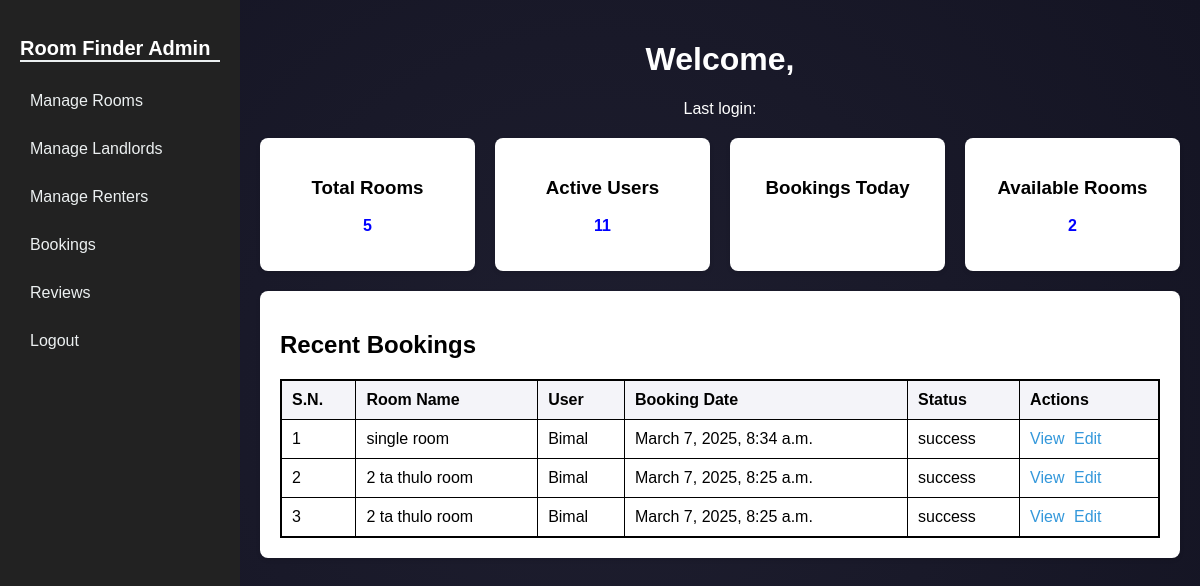
Page /admin_dashboard on the committed database.
### Renter/models.py (models this page shows, shortened)
class Booking(models.Model):
    PENDING = 'Pending'
    APPROVED = 'Approved'
    REJECTED = 'Rejected'
    STATUS_CHOICES = [
        (PENDING, 'Pending'),
        (APPROVED, 'Approved'),
        (REJECTED, 'Rejected'),
    ]
    room = models.ForeignKey(Room, on_delete=models.CASCADE, related_name='bookings')
    renter = models.ForeignKey(Renter, on_delete=models.CASCADE, related_name='bookings')
    booking_date = models.DateTimeField(auto_now_add=True, null=True)
    move_in_date = models.DateField()
    status = models.CharField(max_length=10, choices=STATUS_CHOICES, default=PENDING, null=True)
    rental_duration = models.CharField(help_text="Duration in months", max_length=40)
    payment_status = models.BooleanField(default=False)
    approved = models.BooleanField(default=False, null=True)
    payment_amount = models.DecimalField(max_digits=10, decimal_places=2, default=0.00, null=True)  # New field for payment amount

class Renter(models.Model):
    user = models.OneToOneField(User, on_delete=models.CASCADE, related_name='renter')
    contact_number = models.CharField(max_length=15)
    preferred_location = models.CharField(max_length=255, null=True, blank=True)
    profile_picture = models.ImageField(upload_to='renter_pictures/', null=True, blank=True)
    is_renter = models.BooleanField(default=True, null=True)

### Landlord/models.py (models this page shows, shortened)
class Room(models.Model):
    ROOM_TYPE = [
        ('Single', 'Single'),
        ('Double', 'Double'),
        ('Flat', 'Flat'),
    ]
    owner = models.ForeignKey(Landlord, on_delete=models.CASCADE, null=True)
    title = models.CharField(max_length=255)
    price = models.DecimalField(max_digits=10, decimal_places=2)
    location = models.CharField(max_length=255)
    description = models.TextField()
    room_type = models.CharField(choices=ROOM_TYPE, max_length=10, null=True, default="Single")
    is_available = models.BooleanField(default=True)
    image = models.ManyToManyField('RoomImage', related_name='rooms')
    total_booked_amount = models.DecimalField(max_digits=10, decimal_places=2, default=0.00, null=True)

### ROOM_FINDER/views.py (the view)
# urls.py: path('admin_dashboard', admin_dashboard, name='admin_home'),
def admin_dashboard(request):
    landlords_list = Landlord.objects.all().count()
    renters_list = Renter.objects.all()
    rooms = Room.objects.all().count()
    total_users = User.objects.all().count()
    available_rooms = Room.objects.filter(is_available=True).count()
    recent_bookings = Booking.objects.all().order_by('-booking_date')
    context = {
        'landlords_list' : landlords_list,
        'renters_list' : renters_list,
        'total_rooms' : rooms,
        'active_users' : total_users,
        'available_rooms' : available_rooms,
        'recent_bookings': recent_bookings,
    }
    return render(request, 'admin_home.html', context)

### ROOM_FINDER/templates/admin_home.html (shortened to what this page needs)
{% block content %}
<div class="dashboard-container">
    <aside class="sidebar">
        <h2 style="color:white">Room Finder Admin</h2>
        <nav>
            <ul>
                <li><a href="{% url "admin_manage_rooms" %}">Manage Rooms</a></li>
                <li><a href="{% url "manage_landlords" %}">Manage Landlords</a></li>
                <li><a href="{% url "manage_renters" %}">Manage Renters</a></li>
                <li><a href="{% url "all_bookings" %}">Bookings</a></li>
                <li><a href="{% url "admin_feedbacks" %}">Reviews</a></li>
                <li><a href="{% url 'logout' %}">Logout</a></li>
            </ul>
        </nav>
    </aside>
    <main class="main-content">
        <header class="dashboard-header">
            <h1>Welcome, {{ user.first_name }}</h1>
            <p>Last login: {{ user.last_login }}</p>
        </header>
        <section class="quick-stats">
            <div class="stat">
                <h3>Total Rooms</h3>
                <p>{{ total_rooms }}</p>
            </div>
            <div class="stat">
                <h3>Active Users</h3>
                <p>{{ active_users }}</p>
            </div>
            <div class="stat">
                <h3>Bookings Today</h3>
            </div>
            <div class="stat">
                <h3>Available Rooms</h3>
                <p>{{ available_rooms }}</p>
            </div>
        </section>
        <section class="recent-bookings">
            <h2>Recent Bookings</h2>
            <table>
                <thead>
                    <tr>
                        <th>S.N.</th>
                        <th>Room Name</th>
                        <th>User</th>
                        <th>Booking Date</th>
                        <th>Status</th>
                        <th>Actions</th>
                    </tr>
                </thead>
                <tbody>
                    {% for booking in recent_bookings %}
                    <tr>
                        <td>{{ forloop.counter }}</td>
                        <td>{{ booking.room.title }}</td>
                        <td>{{ booking.renter.user }}</td>
                        <td>{{ booking.booking_date }}</td>
                        <td>{{ booking.status }}</td>
                        <td>
                            <a href="#" class="btn-action">View</a>
                            <a href="#" class="btn-action">Edit</a>
                        </td>
                    </tr>
                    {% endfor %}
                </tbody>
            </table>
        </section>
    </main>
</div>
{% endblock %}

### ROOM_FINDER/templates/admin_home.html (style rules this page uses)
.dashboard-container { display: flex; min-height: 100vh; }
.sidebar { width: 200px; background-color:#222; color: #ecf0f1; padding: 20px; }
.sidebar h2 { margin-bottom: 20px; font-size: 20px; border-bottom: 2px solid #ecf0f1; }
.sidebar ul { list-style: none; padding: 0; }
.sidebar ul li { margin: 10px 0; }
.sidebar ul li a { color: #ecf0f1; text-decoration: none; padding: 10px; display: block; border-radius: 5px; }
.main-content { flex: 1; padding: 20px; }
.dashboard-header { text-align: center; margin-bottom: 20px; }
.quick-stats { display: grid; grid-template-columns: repeat(4, 1fr); gap: 20px; margin-bottom: 20px; }
.stat { background-color: white; padding: 20px; border-radius: 8px; box-shadow: 0 2px 4px rgba(0, 0, 0, 0.1); text-align: center; }
.stat p { color: blue; font-weight: bold; }
.recent-bookings { background-color: white; padding: 20px; border-radius: 8px; box-shadow: 0 2px 4px rgba(0, 0, 0, 0.1); }
table { width: 100%; border-collapse: collapse; margin-top: 10px; border: 2px solid black; }
th, td { border: 1px solid black; color: black; padding: 10px; text-align: left; }
th { background-color: #f4f4f9; color: black; }
section { color: black; }
.btn-action { color: #3498db; text-decoration: none; margin-right: 5px; }

### rows in the picture
Booking: room "single room", renter.user "Bimal", booking_date "March 7, 2025, 8:34 a.m.", status "success"
Booking: room "2 ta thulo room", renter.user "Bimal", booking_date "March 7, 2025, 8:25 a.m.", status "success"
Booking: room "2 ta thulo room", renter.user "Bimal", booking_date "March 7, 2025, 8:25 a.m.", status "success"

### other values in the picture
{{ total_rooms }} "5"
{{ active_users }} "11"
{{ available_rooms }} "2"
